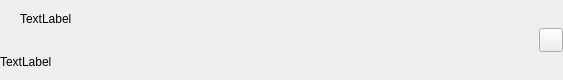
<?xml version="1.0" encoding="UTF-8"?>
<ui version="4.0">
 <class>OptionButton</class>
 <widget class="QWidget" name="OptionButton">
  <property name="geometry">
   <rect>
    <x>0</x>
    <y>0</y>
    <width>563</width>
    <height>80</height>
   </rect>
  </property>
  <property name="windowTitle">
   <string>Form</string>
  </property>
  <layout class="QVBoxLayout" name="verticalLayout_2">
   <property name="spacing">
    <number>0</number>
   </property>
   <property name="leftMargin">
    <number>0</number>
   </property>
   <property name="topMargin">
    <number>0</number>
   </property>
   <property name="rightMargin">
    <number>0</number>
   </property>
   <property name="bottomMargin">
    <number>0</number>
   </property>
   <item>
    <widget class="QWidget" name="layoutOptions2" native="true">
     <layout class="QHBoxLayout" name="layoutArrow3">
      <property name="spacing">
       <number>0</number>
      </property>
      <property name="leftMargin">
       <number>0</number>
      </property>
      <property name="topMargin">
       <number>0</number>
      </property>
      <property name="rightMargin">
       <number>0</number>
      </property>
      <property name="bottomMargin">
       <number>0</number>
      </property>
      <item>
       <layout class="QVBoxLayout" name="verticalLayout">
        <property name="spacing">
         <number>5</number>
        </property>
        <item>
         <layout class="QHBoxLayout" name="horizontalLayout">
          <property name="spacing">
           <number>0</number>
          </property>
          <item>
           <widget class="QWidget" name="layoutCircle" native="true">
            <property name="minimumSize">
             <size>
              <width>20</width>
              <height>0</height>
             </size>
            </property>
            <property name="maximumSize">
             <size>
              <width>20</width>
              <height>16777215</height>
             </size>
            </property>
            <layout class="QHBoxLayout" name="horizontalLayout">
             <property name="spacing">
              <number>0</number>
             </property>
             <property name="leftMargin">
              <number>0</number>
             </property>
             <property name="topMargin">
              <number>0</number>
             </property>
             <property name="rightMargin">
              <number>0</number>
             </property>
             <property name="bottomMargin">
              <number>0</number>
             </property>
             <item alignment="Qt::AlignLeft">
              <widget class="QLabel" name="labelCircle">
               <property name="minimumSize">
                <size>
                 <width>10</width>
                 <height>10</height>
                </size>
               </property>
               <property name="maximumSize">
                <size>
                 <width>10</width>
                 <height>10</height>
                </size>
               </property>
               <property name="text">
                <string/>
               </property>
              </widget>
             </item>
            </layout>
           </widget>
          </item>
          <item>
           <widget class="QLabel" name="labelTitleChange">
            <property name="text">
             <string>TextLabel</string>
            </property>
           </widget>
          </item>
         </layout>
        </item>
        <item>
         <widget class="QLabel" name="labelSubtitleChange">
          <property name="text">
           <string>TextLabel</string>
          </property>
         </widget>
        </item>
       </layout>
      </item>
      <item>
       <spacer name="horizontalSpacer_8">
        <property name="orientation">
         <enum>Qt::Horizontal</enum>
        </property>
        <property name="sizeHint" stdset="0">
         <size>
          <width>40</width>
          <height>20</height>
         </size>
        </property>
       </spacer>
      </item>
      <item>
       <widget class="QPushButton" name="labelArrow3">
        <property name="minimumSize">
         <size>
          <width>24</width>
          <height>24</height>
         </size>
        </property>
        <property name="maximumSize">
         <size>
          <width>24</width>
          <height>24</height>
         </size>
        </property>
        <property name="text">
         <string/>
        </property>
        <property name="iconSize">
         <size>
          <width>24</width>
          <height>24</height>
         </size>
        </property>
        <property name="checkable">
         <bool>true</bool>
        </property>
        <property name="checked">
         <bool>false</bool>
        </property>
       </widget>
      </item>
     </layout>
    </widget>
   </item>
  </layout>
 </widget>
 <resources/>
 <connections/>
</ui>
